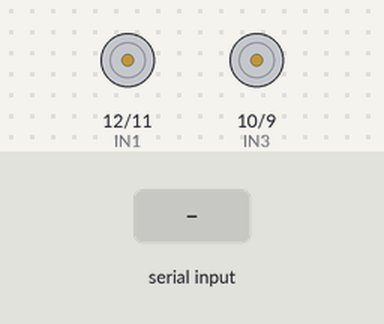
Recording of a sketch running on a simulated Arduino Uno, built with avr-gcc and run on an emulated ATmega328P. On the bench: motor-driver pin pairs drawn as motors (green arrow = first pin HIGH = forward, orange = second pin HIGH = backward, longer = more drive, scaled by the enable pin). The test bench sets the inputs (shaded band).

Above: at 1.2 s.
1.3 s: "F" received over Serial
At 2.5 s:
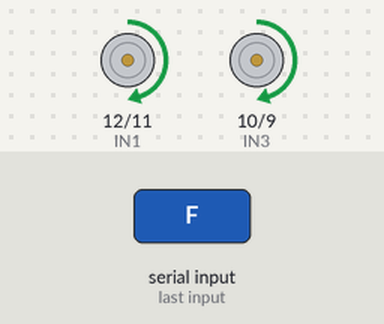
2.8 s: "B" received over Serial
At 3.6 s:
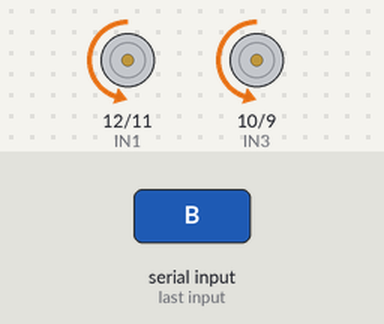
4.3 s: "L" received over Serial
At 4.7 s:
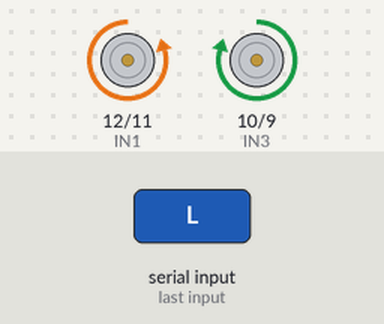
5.8 s: "R" received over Serial
At 7.0 s:
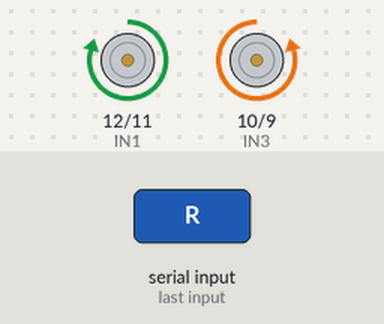
7.3 s: "S" received over Serial
At 8.2 s:
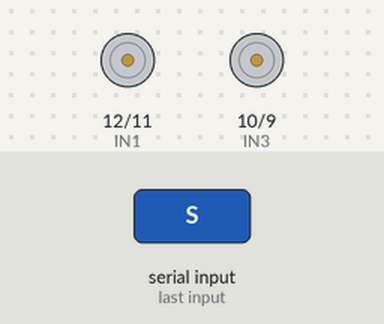
Timing chart, 0 to 9.8 s (numbered marks = the images above; inputs shaded):
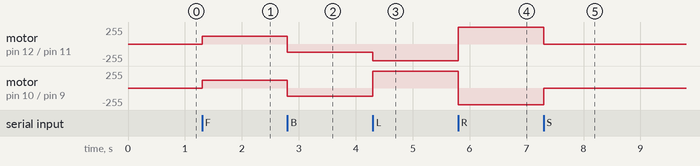

The sketch:

Bluetooth_Car_Controller.ino
```cpp
/*
  Created: 20 Feb 2023
  Author: STEM CLUB - THPT Mạc Đĩnh Chi
  Status: Done
  Bluetooth Module: HC-05
  We can configure our Bluetooth device's name, change the password when HC-05 is in AT command mode (baud speed: 38400)
*/

//include the libraries
// #include <SoftwareSerial.h>

//setup motor pins
#define ENA 5
#define ENB 6
#define IN1 12
#define IN2 11
#define IN3 10
#define IN4 9

//initialize variables for motors
short M1_Speed = 120; // speed of motor 1
short M2_Speed = 120; // speed of motor 2
short LeftRotationSpeed = 250;  // Left Rotation Speed
short RightRotationSpeed = 250; // Right Rotation Speed

//setup bluetooth
// SoftwareSerial BTSerial(2, 3); // RX | TX  --->  TX | RX (HC-05) if you don't want to use pin 0 (RX) and pin 1 (TX)
char read_variable;

//main car movements function
void car_forward() {
  digitalWrite(IN1, HIGH);
  digitalWrite(IN2, LOW);
  digitalWrite(IN3, HIGH);
  digitalWrite(IN4, LOW);
  analogWrite(ENA, M1_Speed);
  analogWrite(ENB, M2_Speed);
}
void car_backward() {
  digitalWrite(IN1, LOW);
  digitalWrite(IN2, HIGH);
  digitalWrite(IN3, LOW);
  digitalWrite(IN4, HIGH);
  analogWrite(ENA, M1_Speed);
  analogWrite(ENB, M2_Speed);
}
void car_right() {
  digitalWrite(IN1, HIGH);
  digitalWrite(IN2, LOW);
  digitalWrite(IN3, LOW);
  digitalWrite(IN4, HIGH);
  analogWrite(ENA, LeftRotationSpeed);
  analogWrite(ENB, RightRotationSpeed);
}
void car_left() {
  digitalWrite(IN1, LOW);
  digitalWrite(IN2, HIGH);
  digitalWrite(IN3, HIGH);
  digitalWrite(IN4, LOW);
  analogWrite(ENA, LeftRotationSpeed);
  analogWrite(ENB, RightRotationSpeed);
}
void car_stop() {
  digitalWrite(IN1, LOW);
  digitalWrite(IN2, LOW);
  digitalWrite(IN3, LOW);
  digitalWrite(IN4, LOW);
}

void setup() {
  Serial.begin(9600);
//   BTSerial.begin(9600); //HC-05 default speed to communicate with serial monitor
  pinMode(IN1, OUTPUT);
  pinMode(IN2, OUTPUT);
  pinMode(IN3, OUTPUT);
  pinMode(IN4, OUTPUT);
  pinMode(ENA, OUTPUT);
  pinMode(ENB, OUTPUT);
}

void loop() {
  //read bluetooth's variable from serial monitor
//   if (BTSerial.available() > 0){
//     read_variable = BTSerial.read();
//     Serial.println(read_variable);
//   }
  if (Serial.available() > 0) read_variable = Serial.read();
  //processing input values
  switch (read_variable) {
    case 'F':
      car_forward();
      // Serial.println("Car is Forwarding");
      break;
    case 'B':
      car_backward();
      // Serial.println("Car is Backwarding");
      break;
    case 'L':
      car_left();
      // Serial.println("Car is turning Left");
      break;
    case 'R':
      car_right();
      // Serial.println("Car is turning Right");
      break;
     case 'S':
      car_stop();
      // Serial.println("Car is turning Right");
      break;
  }
}
```

Measured:
- after the input at 1.3 s, motor on pin 12 (IN1) / pin 11 (IN2), motor on pin 10 (IN3) / pin 9 (IN4): stopped → forward 120/255 at once
- after the input at 2.8 s, motor on pin 12 (IN1) / pin 11 (IN2), motor on pin 10 (IN3) / pin 9 (IN4): forward 120/255 → backward 120/255 at once
- after the input at 4.3 s, motor on pin 12 (IN1) / pin 11 (IN2): backward 120/255 → backward 250/255 at once; motor on pin 10 (IN3) / pin 9 (IN4): backward 120/255 → forward 250/255 at once
- after the input at 5.8 s, motor on pin 12 (IN1) / pin 11 (IN2): backward 250/255 → forward 250/255 at once; motor on pin 10 (IN3) / pin 9 (IN4): forward 250/255 → backward 250/255 at once
- after the input at 7.3 s, motor on pin 12 (IN1) / pin 11 (IN2): forward 250/255 → stopped at once; motor on pin 10 (IN3) / pin 9 (IN4): backward 250/255 → stopped at once
